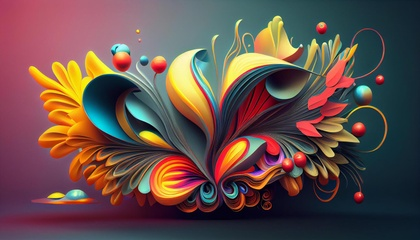
%> input picture Lab 6 (Local Binary Pattern)/images.jpg, 420 x 240 px, shrunk from 1715 x 980 before the run
$ octave saurav_local_binary_pattern.m   (GNU Octave 9; MATLAB toolbox functions it lacks are replaced by stand-ins)
%> lines starting %> are read from the running program, lines starting %| are printed output that depends on the picture
%Local Binary Pattern
%Code written by Saurav kumar

clear;
close all;
clc;

% Read the input image
input_image = imread('images.jpg');
%> input_image is the input picture: size 240x420x3 uint8; mean R, G, B 100.6, 78.5, 74.6

% Convert the image to grayscale
gray_image = rgb2gray(input_image);
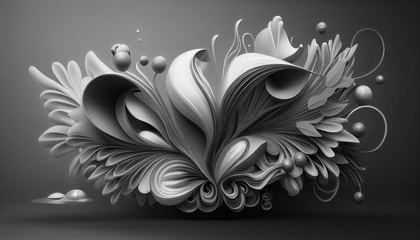
%> gray_image: size 240x420 uint8; min 0, max 246, mean 84.7

% Get the dimensions of the image
[rows, cols] = size(gray_image);
%> rows = 240; cols = 420

% Initialize the Local Binary Pattern image
lbp_image = zeros(rows, cols);

% Define the 8 neighbors
neighbors = [
    -1 -1; -1 0; -1 1;
     0 -1;  0 1;
     1 -1;  1 0;  1 1;
];

% Calculate the Local Binary Pattern for each pixel
for i = 2:rows-1
    for j = 2:cols-1
        center_pixel = gray_image(i, j);
        binary_pattern = zeros(1, 8);
        for k = 1:8
            neighbor_pixel = gray_image(i + neighbors(k, 1), j + neighbors(k, 2));
            binary_pattern(k) = neighbor_pixel >= center_pixel;
        end
        % Convert the binary pattern to a decimal value
        lbp_image(i, j) = sum(binary_pattern .* (2.^(7:-1:0)));
    end
end
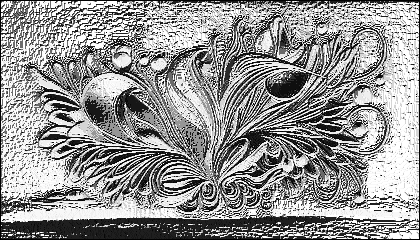
%> lbp_image: size 240x420 double; min 0, max 255, mean 148.6
%> after the loop, binary_pattern = [1 1 1 1 1 1 1 1]

% Display the original and LBP images
figure;
subplot(1, 2, 1);
imshow(gray_image);
title('Original Image');
subplot(1, 2, 2);
imshow(uint8(lbp_image));
title('Local Binary Pattern Image');
